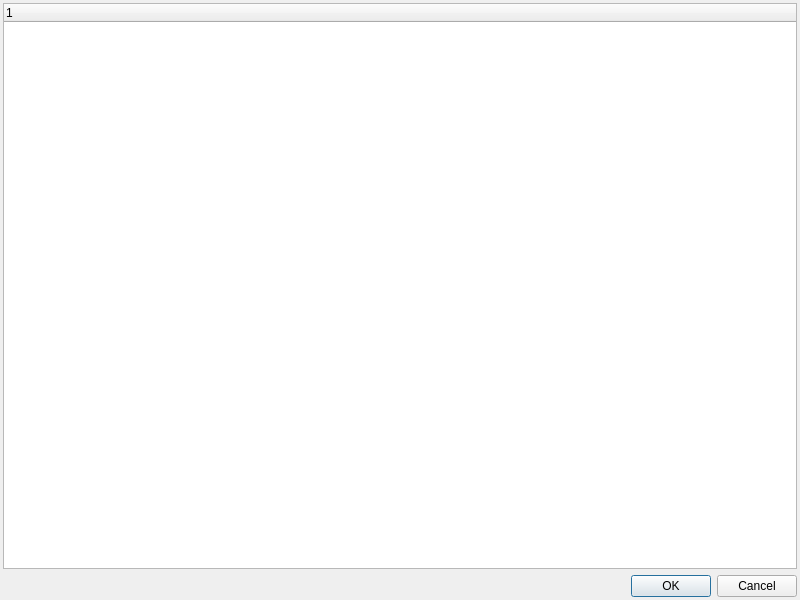
<?xml version="1.0" encoding="UTF-8"?>
<ui version="4.0">
 <class>QuickTreeDialog</class>
 <widget class="QDialog" name="QuickTreeDialog">
  <property name="geometry">
   <rect>
    <x>0</x>
    <y>0</y>
    <width>800</width>
    <height>600</height>
   </rect>
  </property>
  <property name="windowTitle">
   <string>Dialog</string>
  </property>
  <layout class="QVBoxLayout" name="verticalLayout">
   <property name="spacing">
    <number>6</number>
   </property>
   <property name="margin">
    <number>3</number>
   </property>
   <item>
    <widget class="QuickTree" name="treeWidget">
     <column>
      <property name="text">
       <string notr="true">1</string>
      </property>
     </column>
    </widget>
   </item>
   <item>
    <widget class="QDialogButtonBox" name="buttonBox">
     <property name="orientation">
      <enum>Qt::Horizontal</enum>
     </property>
     <property name="standardButtons">
      <set>QDialogButtonBox::Cancel|QDialogButtonBox::Ok</set>
     </property>
    </widget>
   </item>
  </layout>
 </widget>
 <customwidgets>
  <customwidget>
   <class>QuickTree</class>
   <extends>QTreeWidget</extends>
   <header>pytd.gui.widgets</header>
  </customwidget>
 </customwidgets>
 <resources/>
 <connections>
  <connection>
   <sender>buttonBox</sender>
   <signal>accepted()</signal>
   <receiver>QuickTreeDialog</receiver>
   <slot>accept()</slot>
   <hints>
    <hint type="sourcelabel">
     <x>248</x>
     <y>254</y>
    </hint>
    <hint type="destinationlabel">
     <x>157</x>
     <y>274</y>
    </hint>
   </hints>
  </connection>
  <connection>
   <sender>buttonBox</sender>
   <signal>rejected()</signal>
   <receiver>QuickTreeDialog</receiver>
   <slot>reject()</slot>
   <hints>
    <hint type="sourcelabel">
     <x>316</x>
     <y>260</y>
    </hint>
    <hint type="destinationlabel">
     <x>286</x>
     <y>274</y>
    </hint>
   </hints>
  </connection>
 </connections>
</ui>
